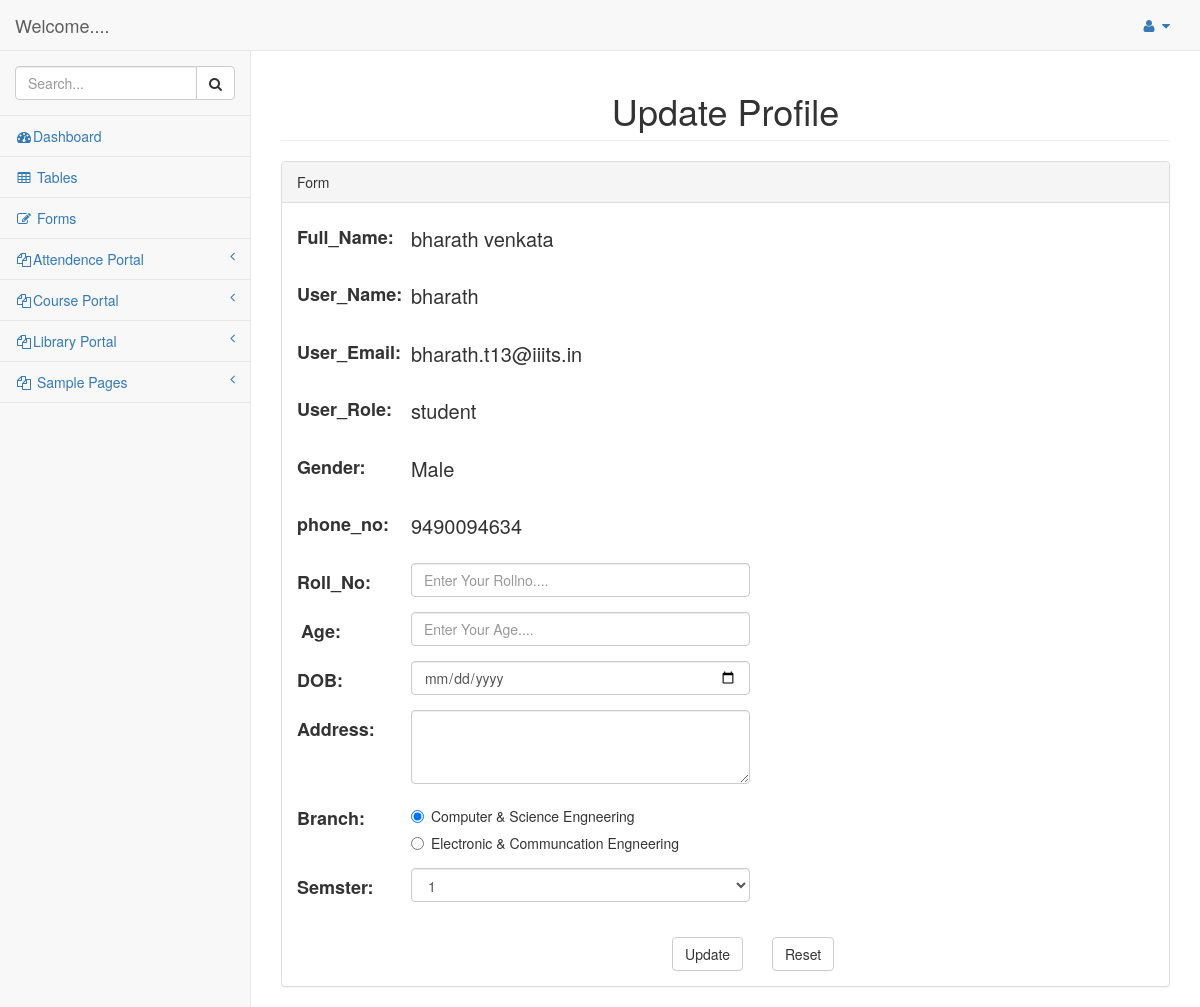
Screenshot of /Project_BTP/Student/pages/forms.php (signed in) with the database file from the repository.
### tables this page shows
CREATE TABLE `User` (
  `U_id` int(11) NOT NULL,
  `F_name` varchar(20) DEFAULT NULL,
  `L_name` varchar(20) DEFAULT NULL,
  `U_name` varchar(20) DEFAULT NULL,
  `U_gender` varchar(10) DEFAULT NULL,
  `U_email` varchar(40) DEFAULT NULL,
  `U_password` varchar(100) DEFAULT NULL,
  `U_phone_no` varchar(20) DEFAULT NULL,
  `U_category` varchar(20) DEFAULT NULL
);

### Project_BTP/Student/pages/forms.php (the view, shortened to what this page needs)
<?php
include "dbConfig.php";
?>
<!DOCTYPE html>
<html lang="en">
<head>
    <link href="../bower_components/bootstrap/dist/css/bootstrap.min.css" rel="stylesheet">
    <link href="../bower_components/metisMenu/dist/metisMenu.min.css" rel="stylesheet">
    <link href="../dist/css/sb-admin-2.css" rel="stylesheet">
    <link href="../bower_components/font-awesome/css/font-awesome.min.css" rel="stylesheet" type="text/css">
</head>
<body>
    <div id="wrapper">
        <nav class="navbar navbar-default navbar-static-top" role="navigation" style="margin-bottom: 0">
            <div class="navbar-header">
                <a class="navbar-brand" href="index.html">Welcome....</a>
            </div>
            <ul class="nav navbar-top-links navbar-right">
                <li class="dropdown">
                    <a class="dropdown-toggle" data-toggle="dropdown" href="#">
                        <i class="fa fa-user fa-fw"></i>  <i class="fa fa-caret-down"></i>
                    </a>
                </li>
            </ul>
            <div class="navbar-default sidebar" role="navigation">
                <div class="sidebar-nav navbar-collapse">
                    <ul class="nav" id="side-menu">
                        <li class="sidebar-search">
                            <div class="input-group custom-search-form">
                                <input type="text" class="form-control" placeholder="Search...">
                                <span class="input-group-btn">
                                <button class="btn btn-default" type="button">
                                    <i class="fa fa-search"></i>
                                </button>
                            </span>
                            </div>
                        </li>
                        <li>
                            <a href="index.html"><i class="fa fa-dashboard fa-fw"></i>Dashboard</a>
                        </li>
                        <li>
                            <a href="tables.html"><i class="fa fa-table fa-fw"></i> Tables</a>
                        </li>
                        <li>
                            <a href="forms.html"><i class="fa fa-edit fa-fw"></i> Forms</a>
                        </li>
                        <li>
                            <a href="#"><i class="fa fa-files-o fa-fw"></i>Attendence Portal<span class="fa arrow"></span></a>
                        </li>
                        <li>
                            <a href="#"><i class="fa fa-files-o fa-fw"></i>Course Portal<span class="fa arrow"></span></a>
                        </li>
                        <li>
                            <a href="#"><i class="fa fa-files-o fa-fw"></i>Library Portal<span class="fa arrow"></span></a>
                        </li>
                        <li>
                            <a href="#"><i class="fa fa-files-o fa-fw"></i> Sample Pages<span class="fa arrow"></span></a>
                        </li>
                    </ul>
                </div>
            </div>
        </nav>
        <div id="page-wrapper">
            <div class="row">
                <div class="col-lg-12">
                    <h1><Center class="page-header">Update Profile</Center></h1>
                </div>
            </div>
            <?php
            $f=$_SESSION['id'];
            $sql="SELECT U_id,F_name,L_name,U_name,U_gender,U_email,U_phone_no,U_category  FROM User WHERE U_id='$f'";
                             $query = $conn->query($sql);
                            if($query)
                            {
                               $row=mysqli_fetch_row($query);
                                $Full_Name=$row[1].' '.$row[2];
                                $U_name=$row[3];
                                $U_gender=$row[4];
                                $U_email=$row[5];
                                $U_phone_no=$row[6];
                                $U_category=$row[7];
                            }
            ?>
            <div class="row">
                <div class="col-lg-12">
                    <div class="panel panel-default">
                        <div class="panel-heading">
                            Form
                        </div>
                        <div class="panel-body">
                            <div class="row">
                                <div class="col-lg-6">
                                    <form class="form-horizontal" role="form" action="test.php" method="POST">
                                        <div class="form-group">
                                            <label class="control-label col-sm-2" style="font-size: 18px;" for="text">Full_Name:</label>
                                            <div class="col-sm-10">
                                            <?php echo'<p class="form-control-static" style="position:relative; left: 40px; font-size: 20px;">'.$Full_Name.'</p>'; ?>
                                            </div>
                                        </div>
                                        <div class="form-group">
                                            <label class="control-label col-sm-2" style="font-size: 18px;" for="text">User_Name:</label>
                                            <div class="col-sm-10">
                                            <?php echo'<p class="form-control-static" style="position:relative; left: 40px; font-size: 20px;">'.$U_name.'</p>'; ?>
                                            </div>
                                        </div>
                                        <div class="form-group">
                                            <label class="control-label col-sm-2" style="font-size: 18px;" for="text">User_Email:</label>
                                            <div class="col-sm-10">
                                            <?php echo'<p class="form-control-static" style="position:relative; left: 40px; font-size: 20px;">'.$U_email.'</p>'; ?>
                                            </div>
                                        </div>
                                        <div class="form-group">
                                            <label class="control-label col-sm-2" style="font-size: 18px;" for="text">User_Role:</label>
                                            <div class="col-sm-10">
                                            <?php echo'<p class="form-control-static" style="position:relative; left: 40px; font-size: 20px;">'.$U_category.'</p>'; ?>
                                            </div>
                                        </div>
                                        <div class="form-group">
                                            <label class="control-label col-sm-2" style="font-size: 18px;" for="text">Gender:</label>
                                            <div class="col-sm-10">
                                            <?php echo'<p class="form-control-static" style="position:relative; left: 40px; font-size: 20px;">'.$U_gender.'</p>'; ?>
                                            </div>
                                        </div>
                                        <div class="form-group">
                                            <label class="control-label col-sm-2" style="font-size: 18px;" for="text">phone_no:</label>
                                            <div class="col-sm-10">
                                            <?php echo'<p class="form-control-static" style="position:relative; left: 40px; font-size: 20px;">'.$U_phone_no.'</p>'; ?>
                                            </div>
                                        </div>
                                        <div class="form-group">
                                            <label class="control-label col-sm-2" style="font-size: 18px;" for="text">Roll_No:</label>
                                            <div class="col-sm-10">
                                            <input type="tel" class="form-control" style="position:relative; left: 40px;" name="rnum" placeholder="Enter Your Rollno....">
                                            </div>
                                        </div>
                                        <div class="form-group">
                                            <label class="control-label col-sm-2" style="font-size: 18px;" for="text">Age:</label>
                                            <div class="col-sm-10">
                                            <input type="number" class="form-control" style="position:relative; left: 40px;" name="age" placeholder="Enter Your Age....">
                                            </div>
                                        </div>
                                        <div class="form-group">
                                            <label class="control-label col-sm-2" style="font-size: 18px;" for="text">DOB:</label>
                                            <div class="col-sm-10">
                                            <input type="date" name="dob" class="form-control" style="position:relative; left: 40px;">
                                            </div>
                                        </div>
                                        <div class="form-group">
                                            <label class="control-label col-sm-2" style="font-size: 18px;" for="text">Address:</label>
                                            <div class="col-sm-10">
                                            <textarea class="form-control" style="position:relative; left: 40px;" name="add" rows="3"></textarea>
                                            </div>
                                        </div>
                                        <div class="form-group">
                                            <label class="control-label col-sm-2" style="font-size: 18px;" for="text">Branch:</label>
                                            <div class="col-sm-10">
                                            <div class="radio" style="position:relative; left: 40px;">
                                                <label>
                                                    <input type="radio" name="dep"  id="optionsRadios1" value="1" checked>Computer & Science Engneering
                                                </label>
                                            </div>
                                            <div class="radio" style="position:relative; left: 40px;">
                                                <label>
                                                    <input type="radio" name="dep"  id="optionsRadios2" value="2">Electronic & Communcation Engneering
                                                </label>
                                            </div>
                                            </div>
                                        </div>
                                        <div class="form-group">
                                            <label class="control-label col-sm-2" style="font-size: 18px;" for="text">Semster:</label>
                                            <div class="col-sm-10">
                                            <select class="form-control" style="position:relative; left: 40px; " name="sem">
                                                <option value="1">1</option>
                                            </select>
                                            </div>
                                        </div>
                                        <br>
                                        <button type="submit" name="log" style="position:relative;left: 375px;" class="btn btn-default">Update</button>
                                        <button type="reset"  onclick="form.html" style="position:relative;left: 400px;" class="btn btn-default">Reset</button>
                                    </form>
                                </div>
                            </div>
                        </div>
                    </div>
                </div>
            </div>
        </div>
    </div>
</body>
</html>

### rows the page displays
user: Full_Name "bharath venkata", U_name "bharath", U_email "bharath.t13@iiits.in", U_category "student", U_gender "Male", U_phone_no "9490094634"
